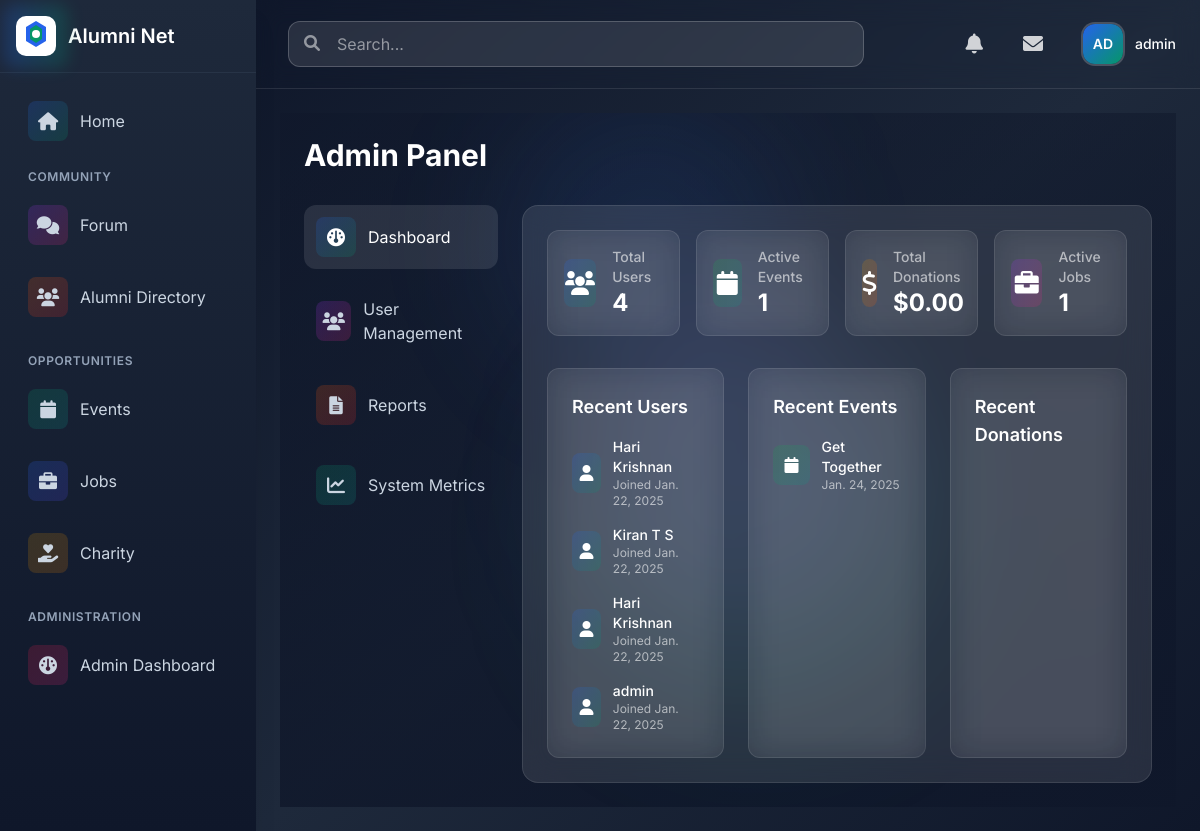
Before: /admin-panel/ (signed in) with the older database file.
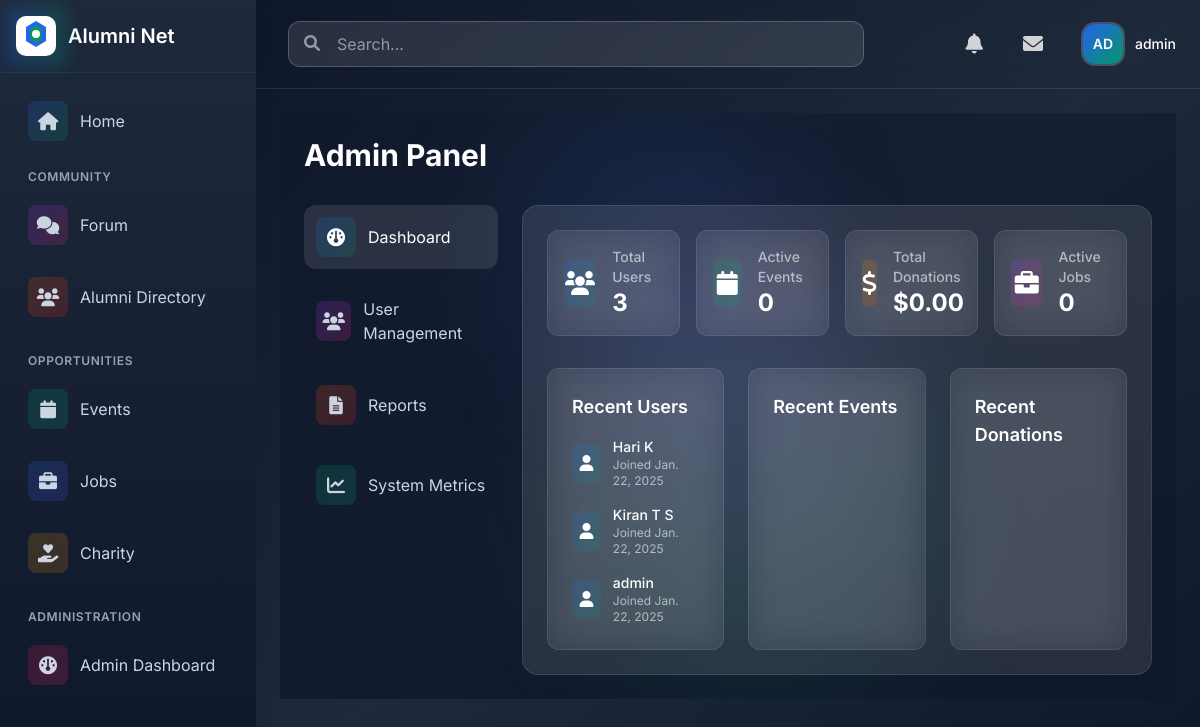
After: the same page with the newer database file.
### users/models.py (models this page shows, shortened)
class User(AbstractUser):
    USER_TYPES = (
        ('admin', 'Admin'),
        ('alumni', 'Alumni'),
        ('student', 'Student'),
    )
    INDUSTRY_CHOICES = (
        ('it', 'Information Technology'),
        ('finance', 'Finance'),
        ('healthcare', 'Healthcare'),
        ('education', 'Education'),
        ('manufacturing', 'Manufacturing'),
        ('retail', 'Retail'),
        ('consulting', 'Consulting'),
        ('marketing', 'Marketing'),
        ('other', 'Other')
    )
    AVAILABILITY_CHOICES = (
        ('available', 'Available for Mentorship'),
        ('limited', 'Limited Availability'),
        ('unavailable', 'Not Available'),
    )
    user_type = models.CharField(max_length=10, choices=USER_TYPES, default='student')
    profile_picture = models.ImageField(upload_to='profile_pics/', null=True, blank=True)
    bio = models.TextField(max_length=500, blank=True)
    graduation_year = models.IntegerField(null=True, blank=True)
    current_job_title = models.CharField(max_length=100, blank=True)
    current_company = models.CharField(max_length=100, blank=True)
    industry = models.CharField(max_length=20, choices=INDUSTRY_CHOICES, blank=True)
    years_of_experience = models.PositiveIntegerField(default=0)
    skills = models.TextField(help_text="Enter skills separated by commas", blank=True)
    achievements = models.TextField(blank=True)
    certifications = models.TextField(help_text="Enter certifications separated by commas", blank=True)
    linkedin_profile = models.URLField(max_length=200, blank=True)
    portfolio_link = models.URLField(max_length=200, blank=True)
    mentorship_availability = models.CharField(
        max_length=20,
        choices=AVAILABILITY_CHOICES,
        blank=True
    )
    email_verified = models.BooleanField(default=False)

### events/models.py (models this page shows, shortened)
class Event(models.Model):
    EVENT_TYPES = (
        ('networking', 'Networking Event'),
        ('workshop', 'Workshop'),
        ('seminar', 'Seminar'),
        ('career_fair', 'Career Fair'),
        ('social', 'Social Gathering'),
        ('other', 'Other'),
    )
    title = models.CharField(max_length=200)
    description = models.TextField()
    event_type = models.CharField(max_length=20, choices=EVENT_TYPES)
    date = models.DateTimeField()
    location = models.CharField(max_length=200)
    capacity = models.PositiveIntegerField()
    registration_deadline = models.DateTimeField()
    created_by = models.ForeignKey(User, on_delete=models.CASCADE, related_name='created_events')
    created_at = models.DateTimeField(auto_now_add=True)
    updated_at = models.DateTimeField(auto_now=True)
    is_online = models.BooleanField(default=False)
    meeting_link = models.URLField(blank=True, null=True)
    image = models.ImageField(upload_to='event_images/', blank=True, null=True)
    participants = models.ManyToManyField(User, through='EventRegistration', related_name='registered_events')

### admin_panel/views.py (the view)
# urls.py: path('', views.admin_dashboard, name='dashboard'),
@staff_member_required
def admin_dashboard(request):
    end_date = timezone.now()
    start_date = end_date - timedelta(days=30)
    stats = {
        'total_users': User.objects.count(),
        'active_users': User.objects.filter(last_login__gte=start_date).count(),
        'total_events': Event.objects.count(),
        'upcoming_events': Event.objects.filter(date__gte=end_date).count(),
        'total_donations': Donation.objects.aggregate(Sum('amount'))['amount__sum'] or 0,
        'total_jobs': JobPosting.objects.count(),
        'active_jobs': JobPosting.objects.filter(deadline__gte=end_date).count(),
    }
    recent_activities = {
        'new_users': User.objects.order_by('-date_joined')[:5],
        'recent_events': Event.objects.order_by('-created_at')[:5],
        'recent_donations': Donation.objects.order_by('-donation_date')[:5],
    }
    return render(request, 'admin_panel/dashboard.html', {
        'stats': stats,
        'recent_activities': recent_activities,
    })

### forum/templatetags/user_tags.py (called while the page is built)
@register.filter
def get_initials(user):
    if user.get_full_name():
        names = user.get_full_name().split()
        initials = ''.join(name[0].upper() for name in names if name)
    else:
        initials = user.username[0:2].upper()
    return initials

### messaging/context_processors.py (called while the page is built)
def unread_message_count(request):
    if request.user.is_authenticated:
        count = Message.objects.filter(
            conversation__participants=request.user,
            sender__in=request.user.conversations.values_list('participants', flat=True),
            is_read=False
        ).exclude(sender=request.user).count()
        return {'unread_message_count': count}
    return {'unread_message_count': 0}

### messaging/templatetags/message_tags.py (called while the page is built)
@register.inclusion_tag('messaging/tags/message_badge.html')
def message_badge(user=None):
    if not user or not user.is_authenticated:
        return {'unread_count': 0}
    conversations = Conversation.objects.filter(participants=user)
    unread_count = Message.objects.filter(
        conversation__in=conversations,
        is_read=False
    ).exclude(sender=user).count()
    return {'unread_count': unread_count}

### admin_panel/templates/admin_panel/dashboard.html (shortened to what the changed rows need)
{% extends 'admin_panel/base_admin.html' %}
{% block admin_content %}
<div class="grid grid-cols-1 md:grid-cols-2 lg:grid-cols-4 gap-4">
    <div class="bg-white/5 backdrop-blur-lg rounded-xl p-4 border border-white/10">
        <div class="flex items-center space-x-4">
            <div>
                <h3 class="text-sm font-medium text-white/60">Total Users</h3>
                <p class="text-2xl font-bold text-white">{{ stats.total_users }}</p>
            </div>
        </div>
    </div>
    <div class="bg-white/5 backdrop-blur-lg rounded-xl p-4 border border-white/10">
        <div class="flex items-center space-x-4">
            <div>
                <h3 class="text-sm font-medium text-white/60">Active Events</h3>
                <p class="text-2xl font-bold text-white">{{ stats.upcoming_events }}</p>
            </div>
        </div>
    </div>
    <div class="bg-white/5 backdrop-blur-lg rounded-xl p-4 border border-white/10">
        <div class="flex items-center space-x-4">
            <div>
                <h3 class="text-sm font-medium text-white/60">Active Jobs</h3>
                <p class="text-2xl font-bold text-white">{{ stats.active_jobs }}</p>
            </div>
        </div>
    </div>
</div>
<div class="mt-8 grid grid-cols-1 md:grid-cols-2 lg:grid-cols-3 gap-6">
    <div class="bg-white/5 backdrop-blur-lg rounded-xl p-6 border border-white/10">
        <div class="space-y-4">
            {% for user in recent_activities.new_users %}
            <div class="flex items-center">
                <div class="w-10 h-10 flex items-center justify-center rounded-lg bg-gradient-to-br from-blue-600/20 to-emerald-600/20">
                    <i class="fas fa-user text-white"></i>
                </div>
                <div class="ml-3">
                    <p class="text-sm font-medium text-white">{{ user.get_full_name|default:user.username }}</p>
                    <p class="text-xs text-white/60">Joined {{ user.date_joined|date }}</p>
                </div>
            </div>
            {% endfor %}
        </div>
    </div>
    <div class="bg-white/5 backdrop-blur-lg rounded-xl p-6 border border-white/10">
        <div class="space-y-4">
            {% for event in recent_activities.recent_events %}
            <div class="flex items-center">
                <div class="w-10 h-10 flex items-center justify-center rounded-lg bg-gradient-to-br from-green-600/20 to-teal-600/20">
                    <i class="fas fa-calendar text-white"></i>
                </div>
                <div class="ml-3">
                    <p class="text-sm font-medium text-white">{{ event.title }}</p>
                    <p class="text-xs text-white/60">{{ event.date|date }}</p>
                </div>
            </div>
            {% endfor %}
        </div>
    </div>
</div>
{% endblock %}

### templates/base.html (shortened to what the changed rows need)
{% load user_tags %}
{% load notification_tags %}
{% load message_tags %}
<!DOCTYPE html>
<html lang="en">
<head>
    <script src="https://cdn.tailwindcss.com"></script>
    <link rel="stylesheet" href="https://cdnjs.cloudflare.com/ajax/libs/font-awesome/6.0.0/css/all.min.css">
</head>
<body class="font-[Inter] bg-slate-900">
    <div class="min-h-screen flex flex-col md:flex-row">
        <div class="flex-1 md:ml-64 relative bg-gradient-to-br from-slate-900 via-slate-800 to-slate-900">
            <header class="sticky top-0 z-20 backdrop-blur-md border-b border-white/10">
                <div class="relative flex items-center justify-between p-4 text-white">
                    <div class="flex items-center space-x-3 md:space-x-6">
                        {% if user.is_authenticated %}
                            <a href="{% url 'notifications:notification_list' %}" class="relative p-2 text-white/80 hover:text-white rounded-xl hover:bg-white/10 transition-colors duration-200">
                                <i class="fas fa-bell text-xl"></i>
                            </a>
                            <a href="{% url 'messaging:conversation_list' %}"
                               class="relative p-2 text-white/80 hover:text-white rounded-xl hover:bg-white/10 transition-colors duration-200">
                                <i class="fas fa-envelope text-xl"></i>
                            </a>
                            <div class="relative"
                                 x-data="{ open: false }"
                                 @keydown.escape.stop="open = false"
                                 @click.away="open = false">
                                <button @click="open = !open"
                                        class="flex items-center space-x-3 p-2 rounded-xl hover:bg-white/10 transition-all duration-200"
                                        :aria-expanded="open">
                                    <div class="relative">
                                        <div class="w-10 h-10 rounded-xl overflow-hidden ring-2 ring-white/20">
                                            {% if user.profile_picture %}
                                                <img src="{{ user.profile_picture.url }}"
                                                     alt="Profile"
                                                     class="h-full w-full object-cover">
                                            {% else %}
                                                <div class="profile-initials w-full h-full flex items-center justify-center bg-gradient-to-br from-blue-600 to-emerald-600">
                                                    <span class="text-white text-sm font-semibold">{{ user|get_initials }}</span>
                                                </div>
                                            {% endif %}
                                        </div>
                                    </div>
                                    <span class="text-sm font-medium text-white">{{ user.get_full_name|default:user.username }}</span>
                                </button>
                            </div>
                        {% endif %}
                    </div>
                </div>
            </header>
            <main class="relative p-4 md:p-6">
                {% block content %}{% endblock %}
            </main>
        </div>
    </div>
</body>
</html>

Changed rows visible on the page:
removed User: get_full_name "Hari Krishnan", date_joined "Jan. 22, 2025"
removed User: get_full_name "Hari Krishnan", date_joined "Jan. 22, 2025"
removed Event: title "Get Together", date "Jan. 24, 2025"
added User: get_full_name "Hari K", date_joined "Jan. 22, 2025"
Other visible differences:
{{ stats.total_users }}: "4" → "3"
{{ stats.upcoming_events }}: "1" → "0"
{{ stats.active_jobs }}: "1" → "0"
